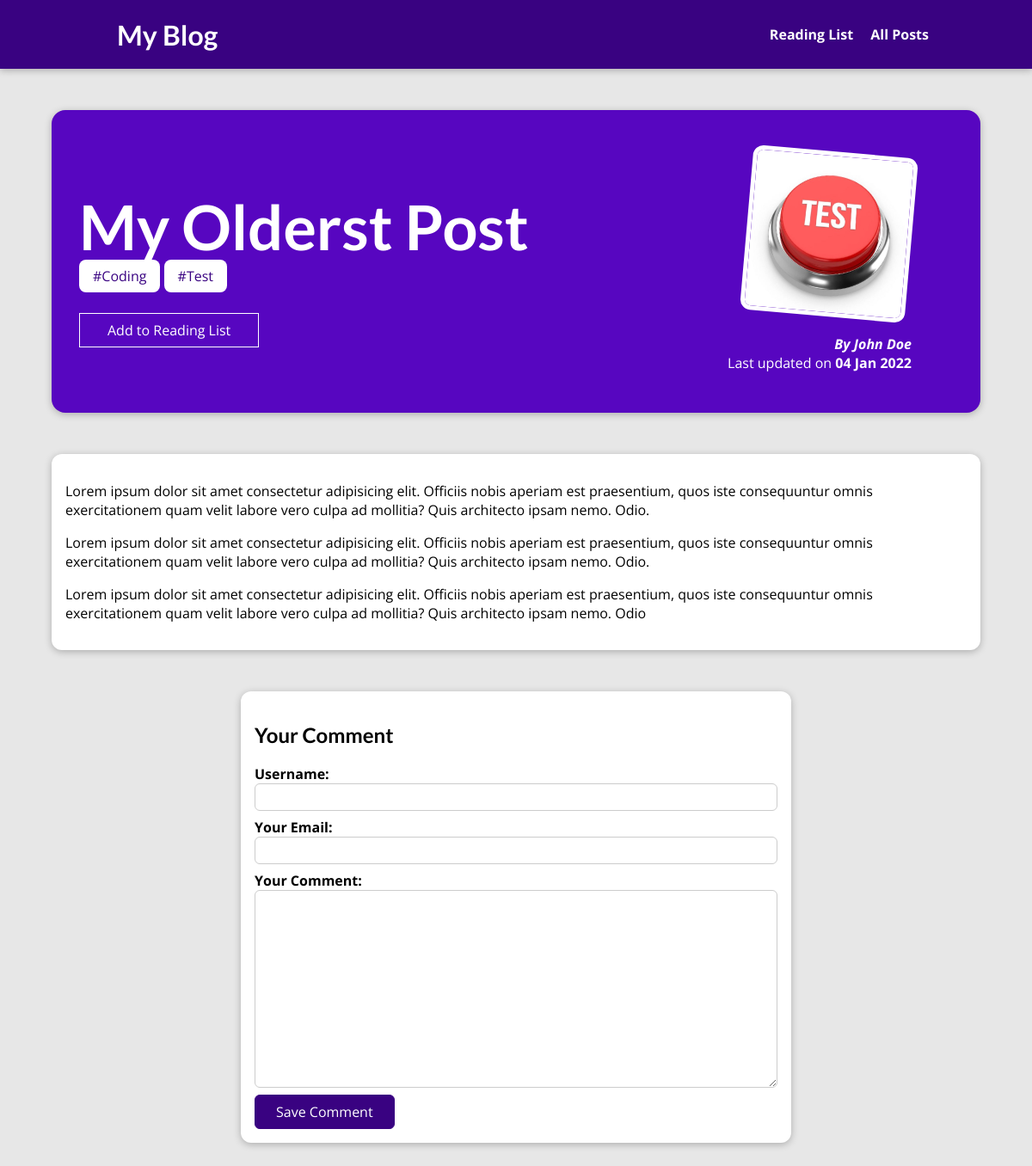
Page /posts/my-olderst-post on the committed database.
### blog/models.py (models this page shows, shortened)
class Post(models.Model):
    title = models.CharField(max_length=50)
    excerpt = models.CharField(max_length=255)
    image = models.ImageField(upload_to="posts", null=True)
    date = models.DateField(auto_now=True)
    slug = models.SlugField(
        default="", blank=True, null=False, unique=True, db_index=True
    )
    content = models.TextField(validators=[MinLengthValidator(10)])
    author = models.ForeignKey(
        Author, on_delete=models.SET_NULL, null=True, related_name="posts"
    )
    post_tags = models.ManyToManyField(Tag, related_name="tags")

class Tag(models.Model):
    caption = models.CharField(max_length=50)

class Author(models.Model):
    first_name = models.CharField(max_length=50)
    last_name = models.CharField(max_length=50)
    email = models.EmailField()
    @property
    def full_name(self):
        return "{} {}".format(self.first_name, self.last_name)
    def __str__(self) -> str:
        return self.full_name

### blog/views.py (the view, shortened to what this page needs)
class SinglePostView(View):
    def is_stored_post(self, request, post_id):
        stored_posts = request.session.get("stored_posts")
        if stored_posts is not None:
            is_saved_for_later = post_id in stored_posts
        else:
            is_saved_for_later = False
        return is_saved_for_later
    def get(self, request, slug):
        identified_post = get_object_or_404(Post, slug=slug)
        tag_list = [tag.caption for tag in identified_post.post_tags.all()]
        return render(request, "blog/post-detail.html", {
            "post": identified_post,
            "tags": tag_list,
            "comment_form": CommentForm(),
            "comments": identified_post.comments.all().order_by("-id"),
            "saved_for_later": self.is_stored_post(request, identified_post.id)
        })

### blog/forms.py
class CommentForm(forms.ModelForm):
    class Meta:
        model = Comment
        exclude = ["post"]
        labels = {
            "user_name": "Your Name",
            "user_email": "Your Email",
            "text": "Your Comment"
        }

### blog/templates/blog/post-detail.html (shortened to what this page needs)
{% extends "base.html" %}
{% load static %}
{% block css_files %}
    <link rel="stylesheet" href="{% static "blog/post-detail.css" %}">
{% endblock %}
{% block content %}
    <section id="summary">
        <h2>{{ post.title }}</h2>
        <div>
            {% for tag in tags %}
                <span class="tag">#{{ tag }}</span>
            {% endfor %}
            <div id="read-later">
                <form action="{% url "read-later" %}" method="POST">
                    <button>
                        {% if saved_for_later %}
                            Remove from Reading List
                        {% else %}
                            Add to Reading List
                        {% endif %}
                    </button>
                </form>
            </div>
        </div>
        <article>
            <img src="{{ post.image.url }}" alt="{{ post.title }}">
            <address>By <a href="mailto:{{ post.author.email }}">{{ post.author }}</a></address>
            <div>
                Last updated on <time>{{ post.date|date:"d M Y" }}</time>
            </div>
        </article>
    </section>
    <main>
        {{ post.content|linebreaks }}
    </main>
    <section id="comment-form">
        <h2>Your Comment</h2>
        <form action="{% url "post-detail-page" post.slug %}" method="POST">
            {% for form_field in comment_form %}
                <div class="form-control {% if form_field.errors %}invalid{% endif %}">
                    {{ form_field.label_tag }}
                    {{ form_field }}
                </div>
            {% endfor %}
            <button>Save Comment</button>
        </form>
    </section>
{% endblock %}

### static/app.css (style rules this page uses)
* { box-sizing: border-box; }
html { font-family: 'Open Sans', 'Lato', sans-serif; }
body { margin: 0; }
h1, h2, h3 { font-family: 'Lato', sans-serif; font-weight: bold; }

### blog/static/blog/post-detail.css (style rules this page uses)
body { background-color: #e7e7e7; }
#summary { margin: 8rem auto 3rem auto; padding: 2rem; width: 90%; max-width: 90rem; border-radius: 16px; background-color: #5706c0; position: relative; box-shadow: 0 2px 8px rgba(0, 0, 0, 0.25); height: 22rem; }
#summary h2 { color: white; font-size: 4.5rem; margin-bottom: 0.25rem; }
#summary article { position: absolute; top: 2rem; right: 3rem; padding: 1rem 2rem; border-radius: 12px; text-align: right; color: white; }
#summary article img { width: 12rem; height: 12rem; border-radius: 12px; transform: rotateZ(5deg); border: 5px solid white; margin-bottom: 1rem; }
#summary address { font-weight: bold; }
#summary a { color: white; text-decoration: none; }
#summary time { font-weight: bold; }
#read-later { margin: 2rem 0; }
#read-later button { background-color: transparent; border: 1px solid white; padding: 0.5rem 2rem; font: inherit; color: white; cursor: pointer; }
main { width: 90%; max-width: 90rem; margin: 3rem auto; background-color: white; padding: 1rem; border-radius: 12px; box-shadow: 0 2px 8px rgba(0, 0, 0, 0.25); }
.tag { background-color: white; color: #390281; padding: 0.5rem 1rem; border-radius: 8px; }
#comment-form { margin: 3rem auto; width: 90%; max-width: 40rem; border-radius: 12px; background-color: white; box-shadow: 0 2px 8px rgba(0, 0, 0, 0.25); padding: 1rem; }
#comment-form button { font: inherit; background-color: #390281; color: white; border: 1px solid #390281; padding: 0.5rem 1.5rem; border-radius: 6px; cursor: pointer; }
.form-control { margin-bottom: 1rem; }
.form-control { font-weight: bold; margin-bottom: 0.5rem; display: block; }
.form-control input, .form-control textarea { display: block; width: 100%; font: inherit; padding: 0.25rem; border-radius: 6px; border: 1px solid #ccc; }

### rows in the picture
Post: title "My Olderst Post", image (picture), author "John Doe", date "04 Jan 2022", content "Lorem ipsum dolor sit amet consectetur adipisicing elit. Officiis nobis aperiam est praesentium, quos iste consequuntur omnis exercitationem quam velit labore vero culpa ad mollitia? Quis architecto ipsam nemo. Odio. Lorem ipsum dolor sit amet consectetur adipisicing elit. Officiis nobis aperiam est praesentium, quos iste consequuntur omnis exercitationem quam velit labore vero culpa ad mollitia? Quis architecto ipsam nemo. Odio. Lorem ipsum dolor sit amet consectetur adipisicing elit. Officiis nobis aperiam est praesentium, quos iste consequuntur omnis exercitationem quam velit labore vero culpa ad mollitia? Quis architecto ipsam nemo. Odio"
Tag: tags "Coding"
Tag: tags "Test"
